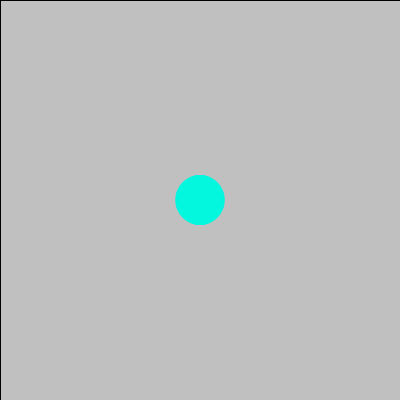
Frame 1 (no input)
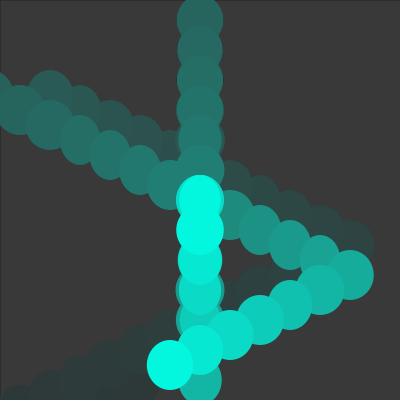
Frame 60 (the mouse pressed at the canvas centre just before this capture)
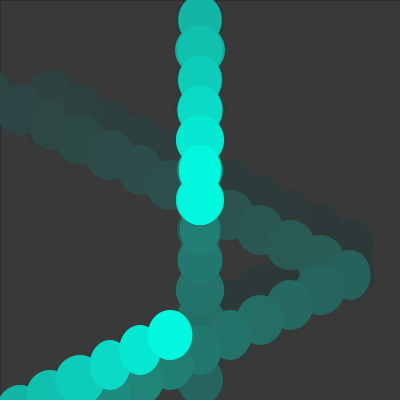
Frame 120 (the mouse held since frame 60 and released just before this capture)

The Processing sketch that drew these frames (run headless with seeded random() and noise(); from frame 60 on, the mouse is pressed at the canvas centre):

// Processing sketch: processing_21497
// ── processing_21497.pde

//variables for position
float x= 200; 
float y= 200;

float x1 = 200;
float y1 = 200;

//variables for speed
float speed = 30;
float speed1 =15;
float speed2 =11;
void setup () {
  size (400,400);
  smooth ();
  frameRate (15);
}

void draw (){
  //background (50);
  fill (50,20); 
  rect (0,0,400,400);
  
  // color
fill (3,247,223);
noStroke ();

ellipse (x,y,random(40,50),50);
ellipse (width/2,height/2,random(40,50),50);
ellipse (x1,y1,random(40,50),50);
//moveeeee
y = y+speed;

if ((y>height-25) || (y<25)) {
  speed = speed *-1;
}
 x1=x1+speed;


if ((x1>width-25) || (x1<25)) {
 speed1 = speed1 *-1; 

 }
 
 y1=y1+speed1;
 if ((y1<width-20) || (y1>=25)) {
 speed2 = speed2 *-1; 



 }
}
                
                
